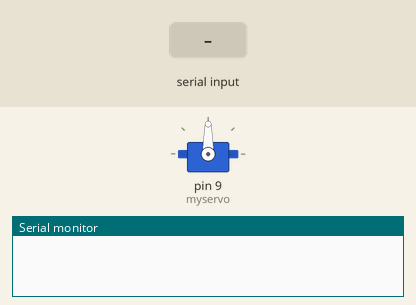
Recording of a sketch running on a simulated Arduino Uno, built with avr-gcc and run on an emulated ATmega328P. Parts: servo, the last lines printed to the serial monitor. The inputs (shaded band) are chosen by the test bench.

Above: at 1.2 s.
1.3 s: "1" received over the second serial link
At 2.0 s:
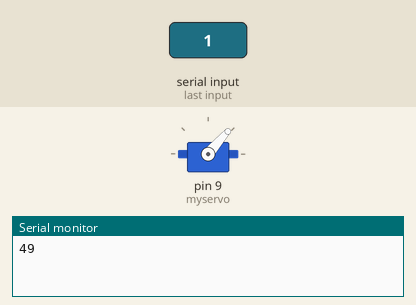
2.8 s: "0" received over the second serial link
At 3.1 s:
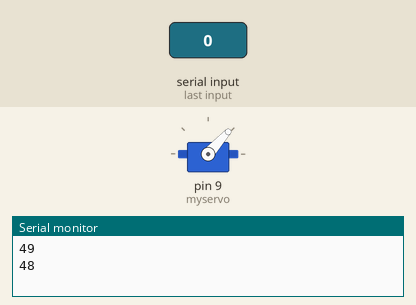
Timing chart, 0 to 5.8 s (numbered marks = the images above; inputs shaded):
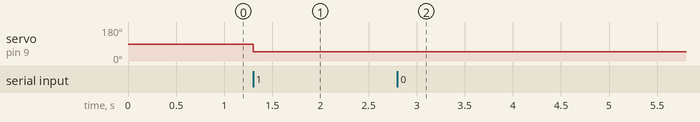

The sketch:

ArduinoCameraMan.ino
```cpp
// Arduino Camera Man
// Mark Conner version 1.0


#include <SoftwareSerial.h>             // Bluetooth communication
SoftwareSerial myBluetooth(10, 11);     // Bluetooth RX(pin 10), TX(pin(11)

#include <Servo.h>                      // Servo library
Servo myservo;                          // Servo name

void setup()
{
  myservo.attach(9);                    // Servo signal wire to pin 9
  Serial.begin(115200);                 // Serial communications to computer

  myBluetooth.begin(9600);              // Bluetooth communication - DO NOT MODIFY speed
}

void loop()
{

  if(myBluetooth.available()> 0 )       // receive number from bluetooth
  {
    int servopos = myBluetooth.read();  // save the received number to servopos
    Serial.println(servopos);           // serial print servopos current number received from bluetooth
    myservo.write(servopos);            // rotate the servo the angle received from the android app
  }


}
```

Measured:
- after the input at 1.3 s, servo on pin 9 (myservo): 90° → 49° at once
- after the input at 2.8 s, servo on pin 9 (myservo): 49° → 48° at once
